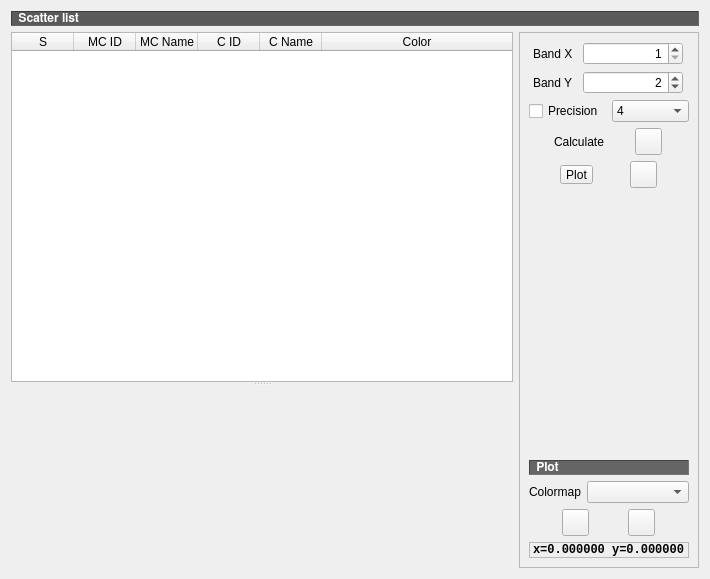
<?xml version="1.0" encoding="UTF-8"?>
<ui version="4.0">
 <class>ScatterPlot</class>
 <widget class="QDialog" name="ScatterPlot">
  <property name="geometry">
   <rect>
    <x>0</x>
    <y>0</y>
    <width>710</width>
    <height>579</height>
   </rect>
  </property>
  <property name="sizePolicy">
   <sizepolicy hsizetype="Minimum" vsizetype="Minimum">
    <horstretch>0</horstretch>
    <verstretch>0</verstretch>
   </sizepolicy>
  </property>
  <property name="windowTitle">
   <string>SCP: Scatter Plot</string>
  </property>
  <property name="windowIcon">
   <iconset resource="resources.qrc">
    <normaloff>:/plugins/raster_classification/icons/raster_classification.svg</normaloff>:/plugins/raster_classification/icons/raster_classification.svg</iconset>
  </property>
  <property name="locale">
   <locale language="English" country="UnitedStates"/>
  </property>
  <layout class="QGridLayout" name="gridLayout_5">
   <item row="1" column="0">
    <widget class="QSplitter" name="splitter">
     <property name="orientation">
      <enum>Qt::Vertical</enum>
     </property>
     <property name="childrenCollapsible">
      <bool>false</bool>
     </property>
     <widget class="QWidget" name="layoutWidget">
      <layout class="QGridLayout" name="gridLayout_2">
       <item row="0" column="0">
        <widget class="QTableWidget" name="scatter_list_plot_tableWidget">
         <property name="sizePolicy">
          <sizepolicy hsizetype="Expanding" vsizetype="Minimum">
           <horstretch>0</horstretch>
           <verstretch>0</verstretch>
          </sizepolicy>
         </property>
         <property name="minimumSize">
          <size>
           <width>0</width>
           <height>50</height>
          </size>
         </property>
         <property name="locale">
          <locale language="English" country="UnitedStates"/>
         </property>
         <property name="editTriggers">
          <set>QAbstractItemView::NoEditTriggers</set>
         </property>
         <property name="selectionBehavior">
          <enum>QAbstractItemView::SelectRows</enum>
         </property>
         <property name="sortingEnabled">
          <bool>true</bool>
         </property>
         <attribute name="horizontalHeaderDefaultSectionSize">
          <number>62</number>
         </attribute>
         <attribute name="horizontalHeaderStretchLastSection">
          <bool>true</bool>
         </attribute>
         <attribute name="verticalHeaderDefaultSectionSize">
          <number>22</number>
         </attribute>
         <column>
          <property name="text">
           <string>S</string>
          </property>
         </column>
         <column>
          <property name="text">
           <string>MC ID</string>
          </property>
         </column>
         <column>
          <property name="text">
           <string>MC Name</string>
          </property>
         </column>
         <column>
          <property name="text">
           <string>C ID</string>
          </property>
         </column>
         <column>
          <property name="text">
           <string>C Name</string>
          </property>
         </column>
         <column>
          <property name="text">
           <string>Color</string>
          </property>
         </column>
        </widget>
       </item>
      </layout>
     </widget>
     <widget class="QWidget" name="layoutWidget">
      <layout class="QGridLayout" name="gridLayout_3">
       <item row="0" column="0">
        <widget class="ScatterWidget2" name="Scatter_Widget_2" native="true">
         <property name="sizePolicy">
          <sizepolicy hsizetype="Expanding" vsizetype="Expanding">
           <horstretch>0</horstretch>
           <verstretch>0</verstretch>
          </sizepolicy>
         </property>
         <property name="minimumSize">
          <size>
           <width>0</width>
           <height>100</height>
          </size>
         </property>
        </widget>
       </item>
      </layout>
     </widget>
    </widget>
   </item>
   <item row="1" column="1">
    <widget class="QFrame" name="frame">
     <property name="sizePolicy">
      <sizepolicy hsizetype="Maximum" vsizetype="Preferred">
       <horstretch>0</horstretch>
       <verstretch>0</verstretch>
      </sizepolicy>
     </property>
     <property name="frameShape">
      <enum>QFrame::StyledPanel</enum>
     </property>
     <property name="frameShadow">
      <enum>QFrame::Raised</enum>
     </property>
     <layout class="QGridLayout" name="gridLayout">
      <item row="0" column="0">
       <layout class="QGridLayout" name="gridLayout_6">
        <item row="6" column="0">
         <layout class="QHBoxLayout" name="horizontalLayout_8">
          <item>
           <widget class="QLabel" name="label_49">
            <property name="sizePolicy">
             <sizepolicy hsizetype="Fixed" vsizetype="Preferred">
              <horstretch>0</horstretch>
              <verstretch>0</verstretch>
             </sizepolicy>
            </property>
            <property name="text">
             <string>Calculate</string>
            </property>
           </widget>
          </item>
          <item>
           <widget class="QToolButton" name="scatter_ROI_Button">
            <property name="toolTip">
             <string>Calculate scatter plot</string>
            </property>
            <property name="styleSheet">
             <string notr="true">margin: 0px;padding: 0px;</string>
            </property>
            <property name="icon">
             <iconset resource="resources.qrc">
              <normaloff>:/plugins/raster_classification/icons/raster_classification_enter.svg</normaloff>:/plugins/raster_classification/icons/raster_classification_enter.svg</iconset>
            </property>
            <property name="iconSize">
             <size>
              <width>22</width>
              <height>22</height>
             </size>
            </property>
           </widget>
          </item>
         </layout>
        </item>
        <item row="4" column="0">
         <layout class="QHBoxLayout" name="horizontalLayout_2">
          <item>
           <widget class="QCheckBox" name="precision_checkBox">
            <property name="toolTip">
             <string>Use custom decimal precision</string>
            </property>
            <property name="text">
             <string>Precision</string>
            </property>
           </widget>
          </item>
          <item>
           <widget class="QComboBox" name="precision_comboBox">
            <property name="toolTip">
             <string>Select decimal precision:
&lt;p&gt;4 = 10^&lt;span style=&quot; vertical-align:super;&quot;&gt;−4&lt;/span&gt;&lt;/p&gt;&lt;p&gt;3 = 10^&lt;span style=&quot; vertical-align:super;&quot;&gt;−3&lt;/span&gt;&lt;/p&gt;&lt;p&gt;2 = 10^&lt;span style=&quot; vertical-align:super;&quot;&gt;−2&lt;/span&gt;&lt;/p&gt;&lt;p&gt;1 = 10^&lt;span style=&quot; vertical-align:super;&quot;&gt;−1&lt;/span&gt;&lt;/p&gt;&lt;p&gt;0 = 1&lt;/p&gt;&lt;p&gt;-1 = 10&lt;/p&gt;&lt;p&gt;-2 = 10^&lt;span style=&quot; vertical-align:super;&quot;&gt;2&lt;/span&gt;&lt;/p&gt;&lt;p&gt;-3 = 10^&lt;span style=&quot; vertical-align:super;&quot;&gt;3&lt;/span&gt;</string>
            </property>
            <property name="currentText">
             <string notr="true">4</string>
            </property>
            <property name="currentIndex">
             <number>0</number>
            </property>
            <property name="placeholderText">
             <string notr="true"/>
            </property>
            <item>
             <property name="text">
              <string notr="true">4</string>
             </property>
            </item>
            <item>
             <property name="text">
              <string notr="true">3</string>
             </property>
            </item>
            <item>
             <property name="text">
              <string notr="true">2</string>
             </property>
            </item>
            <item>
             <property name="text">
              <string notr="true">1</string>
             </property>
            </item>
            <item>
             <property name="text">
              <string notr="true">0</string>
             </property>
            </item>
            <item>
             <property name="text">
              <string notr="true">-1</string>
             </property>
            </item>
            <item>
             <property name="text">
              <string notr="true">-2</string>
             </property>
            </item>
            <item>
             <property name="text">
              <string notr="true">-3</string>
             </property>
            </item>
           </widget>
          </item>
         </layout>
        </item>
        <item row="8" column="0">
         <spacer name="verticalSpacer">
          <property name="orientation">
           <enum>Qt::Vertical</enum>
          </property>
          <property name="sizeHint" stdset="0">
           <size>
            <width>20</width>
            <height>40</height>
           </size>
          </property>
         </spacer>
        </item>
        <item row="9" column="0">
         <layout class="QGridLayout" name="gridLayout_14">
          <item row="3" column="3">
           <layout class="QHBoxLayout" name="horizontalLayout_4">
            <item>
             <widget class="QToolButton" name="fitToAxes_pushButton_2">
              <property name="toolTip">
               <string>Automatically fit the plot to data</string>
              </property>
              <property name="styleSheet">
               <string notr="true">margin: 0px;padding: 0px;</string>
              </property>
              <property name="text">
               <string/>
              </property>
              <property name="icon">
               <iconset resource="resources.qrc">
                <normaloff>:/plugins/raster_classification/icons/raster_classification_fit_plot.svg</normaloff>:/plugins/raster_classification/icons/raster_classification_fit_plot.svg</iconset>
              </property>
              <property name="iconSize">
               <size>
                <width>22</width>
                <height>22</height>
               </size>
              </property>
             </widget>
            </item>
            <item>
             <widget class="QToolButton" name="save_plot_pushButton_2">
              <property name="toolTip">
               <string>Save the plot to file (jpg, png, pdf)</string>
              </property>
              <property name="styleSheet">
               <string notr="true">margin: 0px;padding: 0px;</string>
              </property>
              <property name="text">
               <string/>
              </property>
              <property name="icon">
               <iconset resource="resources.qrc">
                <normaloff>:/plugins/raster_classification/icons/raster_classification_save_plot_image.svg</normaloff>:/plugins/raster_classification/icons/raster_classification_save_plot_image.svg</iconset>
              </property>
              <property name="iconSize">
               <size>
                <width>22</width>
                <height>22</height>
               </size>
              </property>
             </widget>
            </item>
           </layout>
          </item>
          <item row="1" column="3">
           <widget class="QLabel" name="label_27">
            <property name="font">
             <font>
              <family>FreeSans</family>
              <weight>75</weight>
              <bold>true</bold>
             </font>
            </property>
            <property name="styleSheet">
             <string notr="true">background-color : #656565; color : white</string>
            </property>
            <property name="frameShape">
             <enum>QFrame::Panel</enum>
            </property>
            <property name="frameShadow">
             <enum>QFrame::Sunken</enum>
            </property>
            <property name="text">
             <string> Plot</string>
            </property>
            <property name="alignment">
             <set>Qt::AlignLeading|Qt::AlignLeft|Qt::AlignVCenter</set>
            </property>
           </widget>
          </item>
          <item row="2" column="3">
           <layout class="QHBoxLayout" name="horizontalLayout_6">
            <item>
             <widget class="QLabel" name="label_50">
              <property name="sizePolicy">
               <sizepolicy hsizetype="Fixed" vsizetype="Preferred">
                <horstretch>0</horstretch>
                <verstretch>0</verstretch>
               </sizepolicy>
              </property>
              <property name="text">
               <string>Colormap</string>
              </property>
             </widget>
            </item>
            <item>
             <widget class="QComboBox" name="colormap_comboBox">
              <property name="sizePolicy">
               <sizepolicy hsizetype="Minimum" vsizetype="Fixed">
                <horstretch>0</horstretch>
                <verstretch>0</verstretch>
               </sizepolicy>
              </property>
              <property name="minimumSize">
               <size>
                <width>100</width>
                <height>0</height>
               </size>
              </property>
              <property name="toolTip">
               <string>Select a colormap for selected rows</string>
              </property>
              <property name="currentText">
               <string notr="true"/>
              </property>
              <property name="currentIndex">
               <number>-1</number>
              </property>
             </widget>
            </item>
           </layout>
          </item>
          <item row="4" column="3">
           <widget class="QLabel" name="value_label_2">
            <property name="font">
             <font>
              <family>Liberation Mono</family>
              <weight>75</weight>
              <bold>true</bold>
             </font>
            </property>
            <property name="frameShape">
             <enum>QFrame::StyledPanel</enum>
            </property>
            <property name="frameShadow">
             <enum>QFrame::Sunken</enum>
            </property>
            <property name="text">
             <string notr="true">x=0.000000 y=0.000000</string>
            </property>
           </widget>
          </item>
         </layout>
        </item>
        <item row="2" column="0">
         <layout class="QGridLayout" name="gridLayout_40">
          <item row="0" column="0">
           <widget class="QLabel" name="label_48">
            <property name="sizePolicy">
             <sizepolicy hsizetype="Fixed" vsizetype="Preferred">
              <horstretch>0</horstretch>
              <verstretch>0</verstretch>
             </sizepolicy>
            </property>
            <property name="text">
             <string>Band Y</string>
            </property>
           </widget>
          </item>
          <item row="0" column="1">
           <widget class="QSpinBox" name="bandY_spinBox">
            <property name="sizePolicy">
             <sizepolicy hsizetype="Minimum" vsizetype="Fixed">
              <horstretch>0</horstretch>
              <verstretch>0</verstretch>
             </sizepolicy>
            </property>
            <property name="minimumSize">
             <size>
              <width>50</width>
              <height>0</height>
             </size>
            </property>
            <property name="maximumSize">
             <size>
              <width>100</width>
              <height>16777215</height>
             </size>
            </property>
            <property name="toolTip">
             <string>Band Y</string>
            </property>
            <property name="alignment">
             <set>Qt::AlignRight|Qt::AlignTrailing|Qt::AlignVCenter</set>
            </property>
            <property name="minimum">
             <number>1</number>
            </property>
            <property name="maximum">
             <number>2000</number>
            </property>
            <property name="value">
             <number>2</number>
            </property>
           </widget>
          </item>
         </layout>
        </item>
        <item row="1" column="0">
         <layout class="QGridLayout" name="gridLayout_38">
          <item row="0" column="0">
           <widget class="QLabel" name="label_46">
            <property name="sizePolicy">
             <sizepolicy hsizetype="Fixed" vsizetype="Preferred">
              <horstretch>0</horstretch>
              <verstretch>0</verstretch>
             </sizepolicy>
            </property>
            <property name="text">
             <string>Band X</string>
            </property>
           </widget>
          </item>
          <item row="0" column="1">
           <widget class="QSpinBox" name="bandX_spinBox">
            <property name="sizePolicy">
             <sizepolicy hsizetype="Minimum" vsizetype="Fixed">
              <horstretch>0</horstretch>
              <verstretch>0</verstretch>
             </sizepolicy>
            </property>
            <property name="minimumSize">
             <size>
              <width>50</width>
              <height>0</height>
             </size>
            </property>
            <property name="maximumSize">
             <size>
              <width>100</width>
              <height>16777215</height>
             </size>
            </property>
            <property name="toolTip">
             <string>Band X</string>
            </property>
            <property name="alignment">
             <set>Qt::AlignRight|Qt::AlignTrailing|Qt::AlignVCenter</set>
            </property>
            <property name="minimum">
             <number>1</number>
            </property>
            <property name="maximum">
             <number>2000</number>
            </property>
            <property name="value">
             <number>1</number>
            </property>
           </widget>
          </item>
         </layout>
        </item>
        <item row="7" column="0">
         <layout class="QHBoxLayout" name="horizontalLayout">
          <item>
           <widget class="QToolButton" name="remove_Signature_Button">
            <property name="toolTip">
             <string>Delete row</string>
            </property>
            <property name="styleSheet">
             <string notr="true">margin: 0px;padding: 0px;</string>
            </property>
            <property name="text">
             <string>Plot</string>
            </property>
            <property name="icon">
             <iconset resource="resources.qrc">
              <normaloff>:/plugins/raster_classification/icons/raster_classification_remove.svg</normaloff>:/plugins/raster_classification/icons/raster_classification_remove.svg</iconset>
            </property>
            <property name="iconSize">
             <size>
              <width>22</width>
              <height>22</height>
             </size>
            </property>
           </widget>
          </item>
          <item>
           <widget class="QToolButton" name="plot_temp_ROI_pushButton">
            <property name="toolTip">
             <string>Calculate scatter plot from temporary ROI</string>
            </property>
            <property name="styleSheet">
             <string notr="true">margin: 0px;padding: 0px;</string>
            </property>
            <property name="text">
             <string/>
            </property>
            <property name="icon">
             <iconset resource="resources.qrc">
              <normaloff>:/plugins/raster_classification/icons/raster_classification_scatter_raster_temp_ROI.svg</normaloff>:/plugins/raster_classification/icons/raster_classification_scatter_raster_temp_ROI.svg</iconset>
            </property>
            <property name="iconSize">
             <size>
              <width>22</width>
              <height>22</height>
             </size>
            </property>
           </widget>
          </item>
         </layout>
        </item>
       </layout>
      </item>
     </layout>
     <zorder></zorder>
    </widget>
   </item>
   <item row="0" column="0" colspan="2">
    <layout class="QGridLayout" name="gridLayout_4">
     <item row="0" column="0">
      <widget class="QLabel" name="label_25">
       <property name="font">
        <font>
         <family>FreeSans</family>
         <weight>75</weight>
         <italic>false</italic>
         <bold>true</bold>
        </font>
       </property>
       <property name="styleSheet">
        <string notr="true">background-color : #5a5a5a; color : white; font: bold</string>
       </property>
       <property name="locale">
        <locale language="English" country="UnitedStates"/>
       </property>
       <property name="frameShape">
        <enum>QFrame::Panel</enum>
       </property>
       <property name="frameShadow">
        <enum>QFrame::Sunken</enum>
       </property>
       <property name="text">
        <string> Scatter list</string>
       </property>
       <property name="alignment">
        <set>Qt::AlignLeading|Qt::AlignLeft|Qt::AlignVCenter</set>
       </property>
      </widget>
     </item>
    </layout>
   </item>
  </layout>
 </widget>
 <customwidgets>
  <customwidget>
   <class>ScatterWidget2</class>
   <extends>QWidget</extends>
   <header>.scatterwidget2</header>
   <container>1</container>
  </customwidget>
 </customwidgets>
 <resources>
  <include location="resources.qrc"/>
 </resources>
 <connections/>
</ui>
